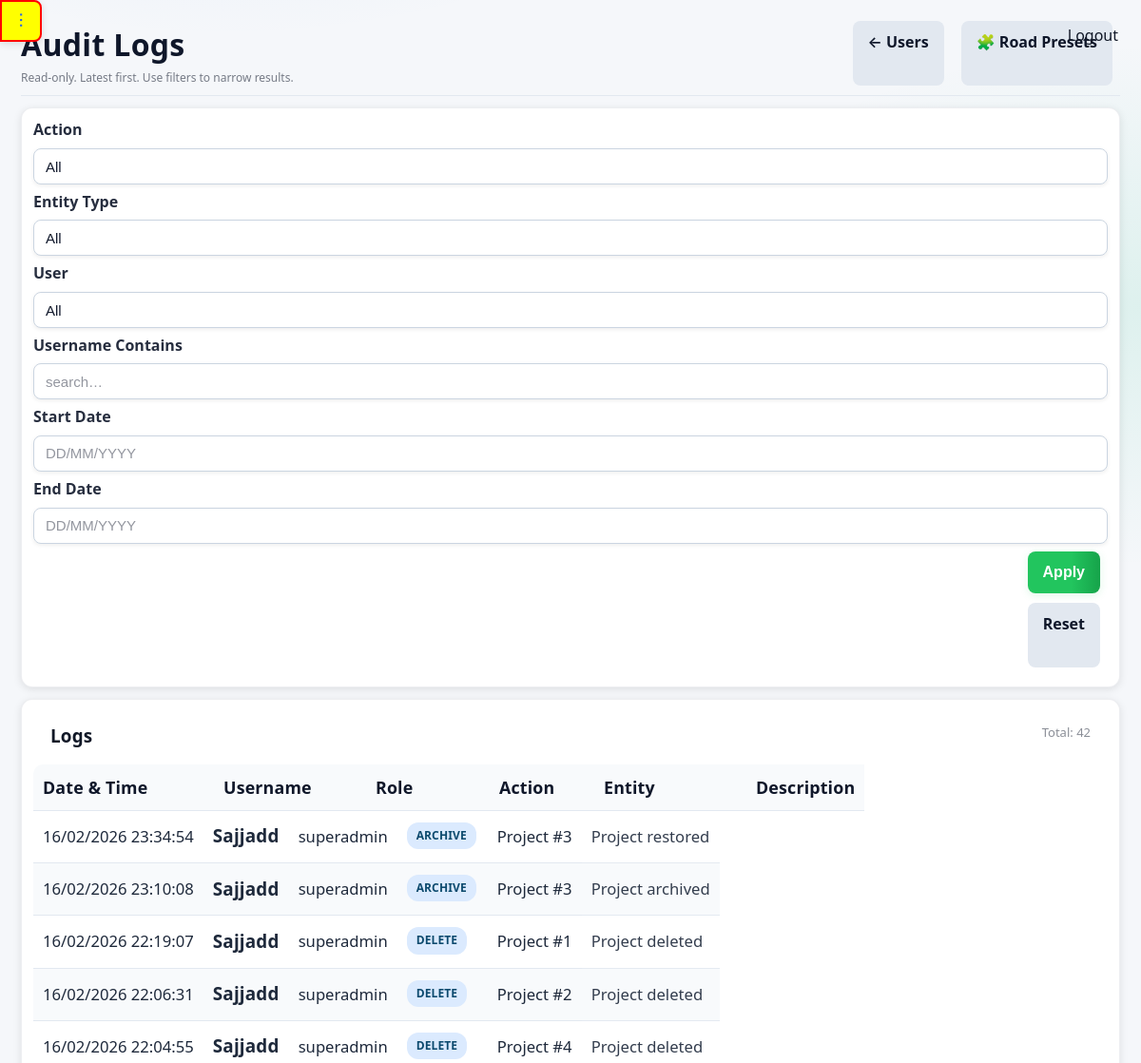
The page /admin/logs (signed in, upper part) on the database as committed earlier.
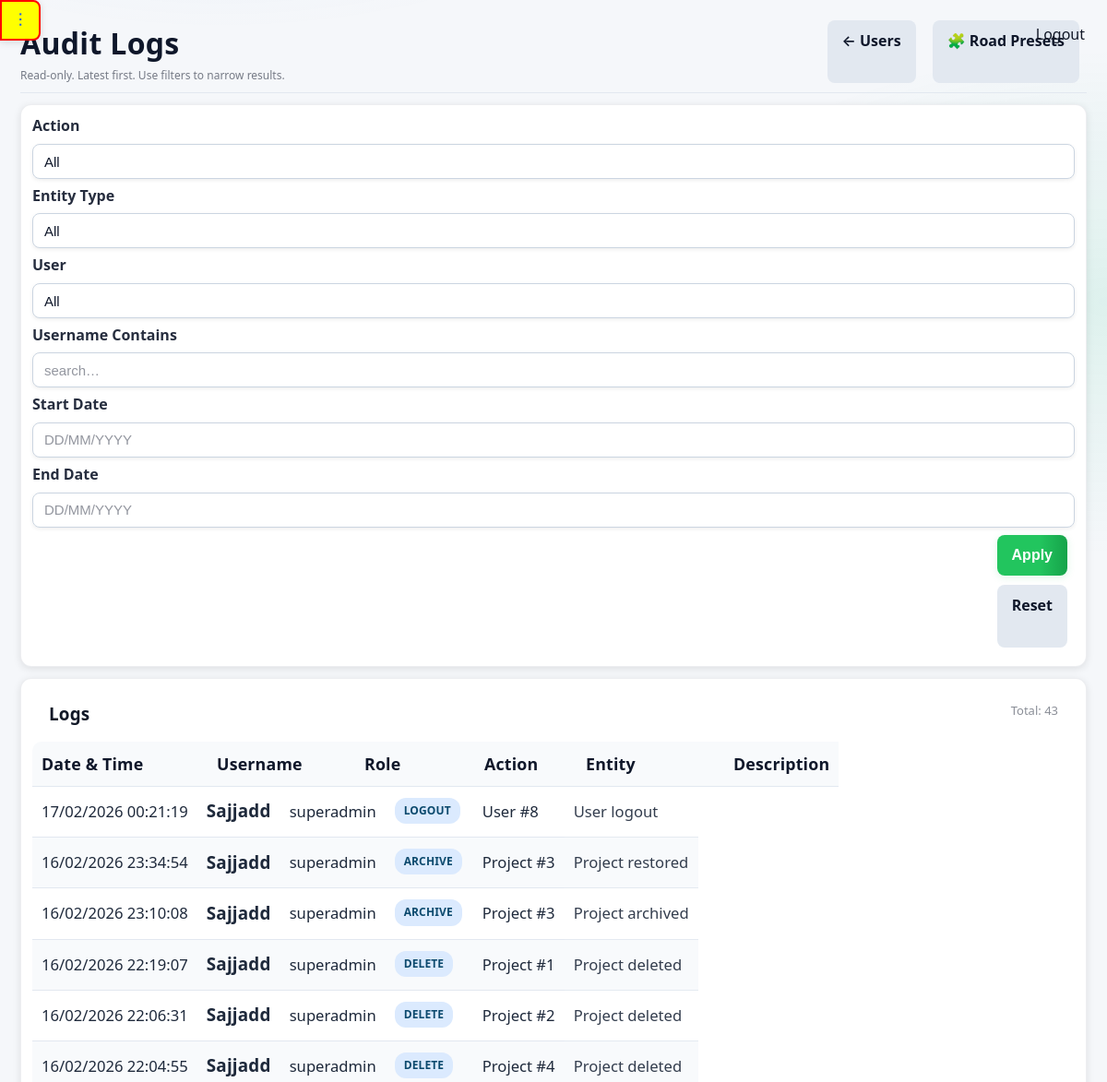
The same page on the database as committed later.
### app/models/activity_log.py (models this page shows)
class ActivityLog(Base):
    __tablename__ = "activity_logs"
    __table_args__ = (
        Index("ix_activity_logs_created_at", "created_at"),
        Index("ix_activity_logs_user_id", "user_id"),
    )
    id = Column(Integer, primary_key=True, index=True)
    user_id = Column(Integer, ForeignKey("users.id"), nullable=True)
    username = Column(String(150), nullable=False)
    role = Column(String(50), nullable=True)
    action = Column(String(20), nullable=False)  # CREATE, UPDATE, DELETE, ARCHIVE, LOGIN, LOGOUT
    entity_type = Column(String(50), nullable=True)  # Project, Activity, Material, User, Execution
    entity_id = Column(Integer, nullable=True)
    description = Column(Text, nullable=True)
    old_value = Column(Text, nullable=True)  # JSON string
    new_value = Column(Text, nullable=True)  # JSON string
    ip_address = Column(String(64), nullable=True)
    created_at = Column(DateTime, default=datetime.utcnow, nullable=False)
    details = Column(String, nullable=True)
    timestamp = Column(DateTime, default=datetime.utcnow)

### app/routes/admin.py (the view)
@router.get("/logs", response_class=HTMLResponse)
def audit_logs_page(
    request: Request,
    page: int = 1,
    action: str | None = None,
    entity_type: str | None = None,
    user_id: Optional[str] = Query(None),
    username: str | None = None,
    start_date: str | None = None,
    end_date: str | None = None,
    db: Session = Depends(get_db),
):
    if user_id in (None, ""):
        user_id_int = None
    else:
        try:
            user_id_int = int(user_id)
        except Exception:
            user_id_int = None
    admin = admin_guard(request)
    if not admin:
        return RedirectResponse("/dashboard", status_code=302)
    page_size = 50
    page = max(page, 1)
    q = db.query(ActivityLog)
    if action:
        q = q.filter(ActivityLog.action == action)
    if entity_type:
        q = q.filter(ActivityLog.entity_type == entity_type)
    if user_id_int is not None:
        q = q.filter(ActivityLog.user_id == user_id_int)
    if username:
        q = q.filter(ActivityLog.username.ilike(f"%{username.strip()}%"))
    def _parse_d(s: str | None) -> date | None:
        if not s:
            return None
        try:
            return parse_date_ddmmyyyy_or_iso(str(s))
        except Exception:
            return None
    sd = _parse_d(start_date)
    ed = _parse_d(end_date)
    if sd:
        q = q.filter(ActivityLog.created_at >= datetime.combine(sd, time.min))
    if ed:
        q = q.filter(ActivityLog.created_at <= datetime.combine(ed, time.max))
    total = q.count()
    logs = (
        q.order_by(ActivityLog.created_at.desc())
        .offset((page - 1) * page_size)
        .limit(page_size)
        .all()
    )
    actions = [r[0] for r in db.query(ActivityLog.action).distinct().order_by(ActivityLog.action).all() if r and r[0]]
    entity_types = [r[0] for r in db.query(ActivityLog.entity_type).distinct().order_by(ActivityLog.entity_type).all() if r and r[0]]
    users = (
        db.query(ActivityLog.user_id, ActivityLog.username)
        .filter(ActivityLog.user_id.isnot(None))
        .distinct()
        .order_by(ActivityLog.username.asc())
        .all()
    )
    return templates.TemplateResponse(
        "admin/logs.html",
        {
            "request": request,
            "user": admin,
            "logs": logs,
            "page": page,
            "page_size": page_size,
            "total": total,
            "actions": actions,
            "entity_types": entity_types,
            "users": users,
            "filters": {
                "action": action or "",
                "entity_type": entity_type or "",
                "user_id": user_id if user_id is not None else "",
                "username": username or "",
                "start_date": start_date or "",
                "end_date": end_date or "",
            },
        },
    )

### app/templates/admin/logs.html (shortened to what this page needs)
{% extends "base.html" %}
{% block content %}
<div class="page-header" style="display:flex;justify-content:space-between;align-items:flex-end;gap:12px;flex-wrap:wrap;margin-bottom:16px">
    <div>
        <h1 class="page-title" style="margin-bottom:6px">Audit Logs</h1>
        <div class="help-text">Read-only. Latest first. Use filters to narrow results.</div>
    </div>
    <div style="display:flex;gap:10px;flex-wrap:wrap">
        <a href="/admin/users" class="btn-secondary" style="text-decoration:none">← Users</a>
        <a href="/admin/presets/road" class="btn-secondary" style="text-decoration:none">🧩 Road Presets</a>
    </div>
</div>
<div class="card" style="padding:16px;margin-bottom:16px">
    <form method="get" action="/admin/logs" class="form-grid">
        <div class="form-group">
            <label>Action</label>
            <select name="action">
                <option value="">All</option>
            </select>
        </div>
        <div class="form-group">
            <label>Entity Type</label>
            <select name="entity_type">
                <option value="">All</option>
            </select>
        </div>
        <div class="form-group">
            <label>User</label>
            <select name="user_id">
                <option value="">All</option>
            </select>
        </div>
        <div class="form-group">
            <label>Username Contains</label>
            <input type="text" name="username" value="{{ filters.username }}" placeholder="search…">
        </div>
        <div class="form-group">
            <label>Start Date</label>
            <input type="text" name="start_date" value="{{ filters.start_date|ddmmyyyy }}" placeholder="DD/MM/YYYY" inputmode="numeric" pattern="[0-9]{2}/[0-9]{2}/[0-9]{4}">
        </div>
        <div class="form-group">
            <label>End Date</label>
            <input type="text" name="end_date" value="{{ filters.end_date|ddmmyyyy }}" placeholder="DD/MM/YYYY" inputmode="numeric" pattern="[0-9]{2}/[0-9]{2}/[0-9]{4}">
        </div>
        <div class="form-group" style="display:flex;align-items:flex-end;gap:10px">
            <button class="btn-primary" type="submit">Apply</button>
            <a class="btn-secondary" href="/admin/logs" style="text-decoration:none">Reset</a>
        </div>
    </form>
</div>
<div class="card" style="padding:0">
    <div style="padding:14px 18px;border-bottom:1px solid rgba(255,255,255,0.08);display:flex;justify-content:space-between;gap:12px;flex-wrap:wrap">
        <strong>Logs</strong>
        <span style="opacity:0.75;font-size:13px">
            Total: {{ total }}
        </span>
    </div>
    <table class="table" style="margin:0">
        <thead>
            <tr style="background:rgba(255,255,255,0.04)">
                <th style="width:170px">Date &amp; Time</th>
                <th style="width:140px">Username</th>
                <th style="width:110px">Role</th>
                <th style="width:90px">Action</th>
                <th style="width:140px">Entity</th>
                <th>Description</th>
            </tr>
        </thead>
        <tbody>
            {% if logs and logs|length > 0 %}
                {% for l in logs %}
                    <tr style="border-bottom:1px solid rgba(255,255,255,0.05)">
                        <td style="white-space:nowrap">{{ l.created_at|local_dt('Asia/Kolkata') }}</td>
                        <td><strong>{{ l.username }}</strong></td>
                        <td>{{ l.role or "" }}</td>
                        <td>
                            <span class="badge badge-info">{{ l.action }}</span>
                        </td>
                        <td>
                            {{ l.entity_type or "" }}
                            {% if l.entity_id %}
                                #{{ l.entity_id }}
                            {% endif %}
                        </td>
                        <td style="opacity:0.9">{{ l.description or l.details or "" }}</td>
                    </tr>
                {% endfor %}
            {% else %}
                <tr>
                    <td colspan="6" style="padding:24px;text-align:center;opacity:0.75">
                        No audit logs found for the selected filters.
                    </td>
                </tr>
            {% endif %}
        </tbody>
    </table>
</div>
{% set total_pages = (total // page_size) + (1 if total % page_size else 0) %}
{% endblock %}

### app/templates/base.html (shortened to what this page needs)
<!DOCTYPE html>
<html lang="en">
<head>
    <link rel="stylesheet" href="/static/css/style.css">
    <link rel="stylesheet" href="/static/css/responsive.css">
    <link rel="stylesheet" href="/static/css/mobile.css">
    <link rel="stylesheet" href="/static/css/ui_v2.css">
</head>
<body>
<div class="layout">
    <button id="sidebarShowBtn" style="display:none;position:fixed;top:32px;left:0;z-index:2000;background:yellow;color:#2563eb;border:2px solid red;padding:10px 14px 10px 6px;border-radius:0 8px 8px 0;box-shadow:0 2px 8px rgba(0,0,0,0.12);font-size:20px;" aria-label="Show sidebar">⫶</button>
        <a href="/logout" class="logout-top-btn" style="position:fixed;top:16px;right:24px;z-index:4000;">Logout</a>
    <main class="main">
        <div class="container">
            {% block content %}{% endblock %}
        </div>
    </main>
</div>
</body>
</html>

### static/css/style.css (style rules this page uses)
body { font-family: Arial, Helvetica, sans-serif; margin: 0; background-color: var(--bg); color: var(--text); }
.container { padding: 20px; }
input, select, textarea { padding: 6px; border-radius: 4px; border: 1px solid var(--border); background: var(--card); color: var(--text); }
table { width: 100%; border-collapse: collapse; background: var(--card); }
th { background: rgba(0,0,0,0.05); text-align: left; }
th, td { padding: 10px; border-bottom: 1px solid var(--border); }
button, .button { padding: 6px 12px; border-radius: 4px; border: none; cursor: pointer; background: var(--btn); color: white; text-decoration: none; }
:root { --bg: #f5f7fa; --bg-secondary: #ffffff; --bg-primary: #f5f7fa; --text: #111827; --text-muted: #6b7280; --card: #ffffff; --nav: #1f2937; --border: #e5e7eb; --border-color: #e5e7eb; --btn: #2563eb; --hover-bg: rgba(37, 99, 235, 0.1); --accent-color: #2563eb; }
html, body, table, th, td, input, select, textarea, button, .button { transition: background-color 0.3s ease, color 0.3s ease, border-color 0.3s ease; }
.layout { display: flex; min-height: 100vh; }
.main { flex: 1; background: var(--bg-primary); }
.page-title { margin-bottom: 20px; font-size: 26px; font-weight: 600; }
.card { background: var(--card); border-radius: 10px; padding: 16px; box-shadow: 0 4px 12px rgba(0,0,0,0.06); }
.form-grid { display: grid; grid-template-columns: repeat(auto-fit, minmax(240px, 1fr)); gap: 16px; }
.form-grid label { font-size: 13px; opacity: 0.9; }
.form-grid input { width: 100%; }
.badge { padding: 4px 10px; border-radius: 12px; font-size: 12px; font-weight: bold; }

### app/static/css/responsive.css (style rules this page uses)
html { --form-column-count: auto-fit; --button-width: auto; --input-height: 38px; --font-size-base: 16px; --padding-base: 20px; --gap-base: 16px; --max-content-width: 1200px; --sidebar-width: 250px; --touch-target-size: 44px; }
html.medium-screen { --form-column-count: auto-fit; --button-width: auto; --input-height: 38px; --font-size-base: 15px; --padding-base: 18px; --gap-base: 14px; --max-content-width: 1000px; --sidebar-width: 240px; --touch-target-size: 44px; }
.container { padding: var(--padding-base); max-width: var(--max-content-width); margin: 0 auto; width: 100%; box-sizing: border-box; }
.form-grid { display: grid; grid-template-columns: repeat(var(--form-column-count), minmax(200px, 1fr)); gap: var(--gap-base); }
input, select, textarea, .form-input { height: var(--input-height); padding: calc(var(--input-height) / 4) calc(var(--padding-base) / 2); font-size: var(--font-size-base); min-width: 0; box-sizing: border-box; }
button, .btn, .btn-primary, .btn-secondary, [role="button"] { width: var(--button-width); height: var(--touch-target-size); min-height: var(--touch-target-size); padding: 0 var(--padding-base); font-size: var(--font-size-base); cursor: pointer; display: inline-flex; align-items: center; justify-content: center; border-radius: 6px; transition: all 0.2s ease; border: none; }
body { font-size: var(--font-size-base); line-height: 1.5; }
h1 { font-size: calc(var(--font-size-base) * 1.8); margin: calc(var(--gap-base) * 2) 0 var(--gap-base) 0; }
table { width: 100%; border-collapse: collapse; font-size: var(--font-size-base); }
th, td { padding: calc(var(--padding-base) / 2); text-align: left; border-bottom: 1px solid var(--border, #ddd); }
.layout { display: grid; grid-template-columns: var(--sidebar-width) 1fr; gap: 0; min-height: 100vh; width: 100%; }
html.landscape { --padding-base: 12px; --gap-base: 8px; }
html.landscape .layout { grid-template-columns: 1fr; }

### app/templates/base.html (style rules this page uses)
a, a:visited { color: var(--text); text-decoration: none; }
label { color: var(--text); font-weight: 600; margin-bottom: 6px; }
.help-text { font-size: 12px; color: var(--text-muted); margin-top: 6px; }
.form-grid { display: grid; grid-template-columns: repeat(auto-fit, minmax(240px, 1fr)); gap: 14px; }
.btn-primary { background: var(--btn); color: #fff; padding: 9px 14px; border-radius: 6px; border: none; cursor: pointer; }
.btn-secondary { background: #e5e7eb; color: #111827; padding: 9px 14px; border-radius: 6px; border: none; cursor: pointer; }

Rows that differ between the two databases and show on the page:
added ActivityLog: created_at|local_dt "17/02/2026 00:21:19", username "Sajjadd", role "superadmin", action "LOGOUT", entity_type "User", entity_id "8", description "User logout"
Other text that changed with them:
{{ total }}: "42" → "43"
